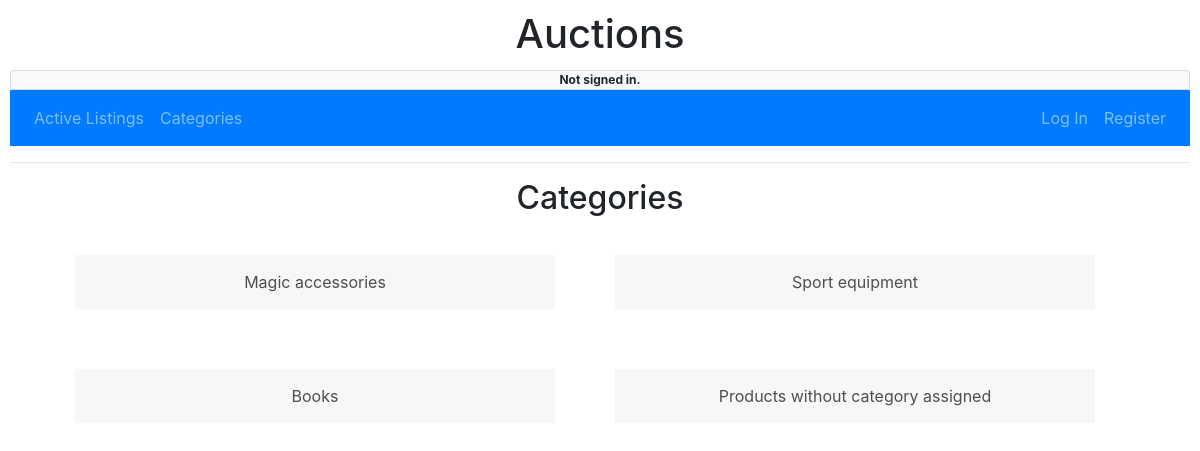
The page /categories on the database as committed earlier.
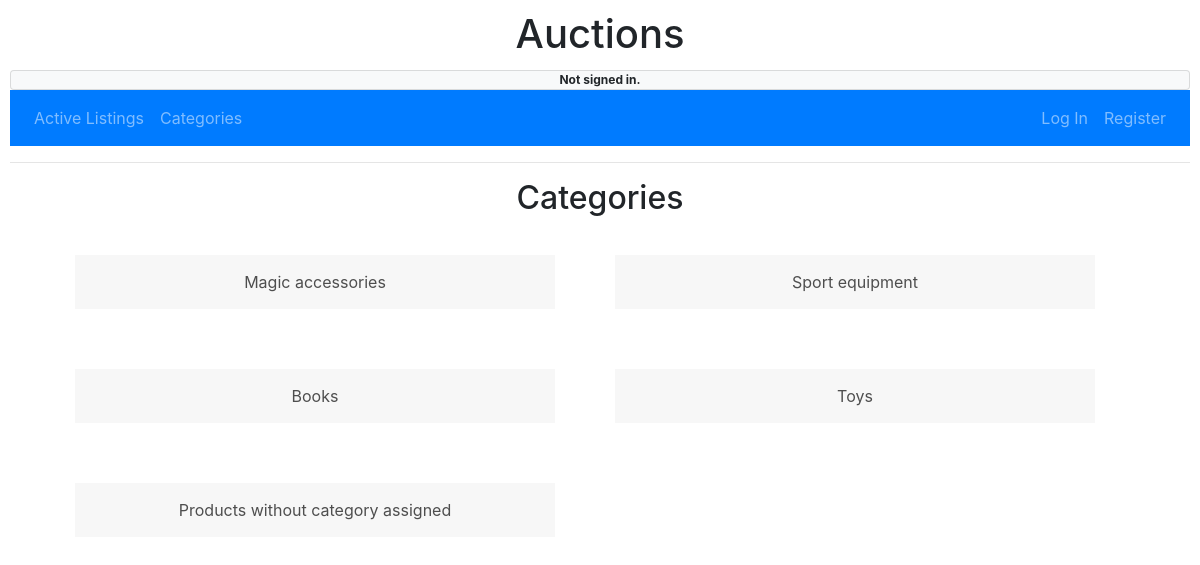
The same page on the database as committed later.
### auctions/models.py (models this page shows)
class Category(models.Model):
    category_name = models.CharField(max_length=100)
    def __str__(self):
        return f'{self.category_name}'

### auctions/views.py (the view)
# urls.py: path("categories", views.categories, name='categories'),
def categories(request):
    context = {'categories' : Category.objects.all()}
    return render(request, "auctions/categories.html", context)

### auctions/templates/auctions/categories.html
{% extends "auctions/layout.html" %}
{% block body %}
    <h2 style='text-align: center;'>Categories</h2>
    {% for category in categories %}
        <a class='category' href="{% url 'category_page' category.id %}">
            <div class=category>
                <li>{{ category }}</li>
            </div></a>
    {% empty %}
        <li>No categories</li>
    {% endfor %}
    <a class='category' href="{% url 'category_page' 0 %}">
        <div class=category>
        <li>Products without category assigned</li>
        </div></a>
{% endblock %}

Rows that differ between the two databases and show on the page:
added Category: category_name "Toys"
